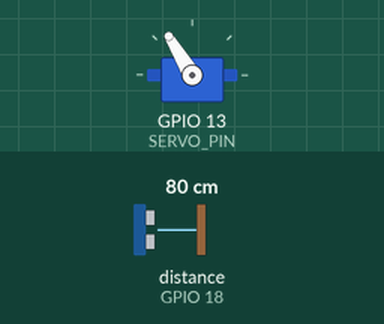
Simulated run of this sketch. Board: ESP32. Shown: servo. Wiring (inferred from the names in the program): ultrasonic range finder: trigger GPIO 5; echo GPIO 18. Inputs (shaded band) come from the test bench; at power-on: distance to the obstacle (sensor on GPIO 18) 80 cm. The echo pulse lasts 58.3 µs per cm; what the sketch prints to the serial monitor is not drawn.

Above: at 1.76 s.
1.8 s: distance to the obstacle (sensor on GPIO 18) set to 2 cm
At 2.81 s:
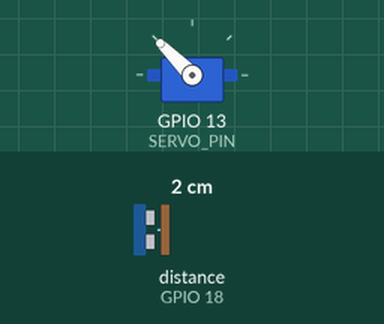
4.8 s: distance to the obstacle (sensor on GPIO 18) set to 35 cm
At 5.4 s:
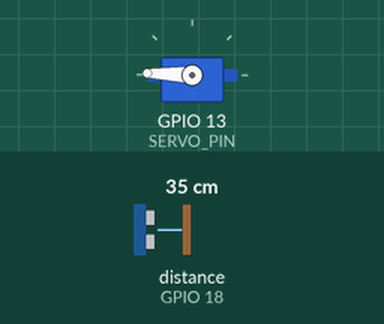
7.8 s: distance to the obstacle (sensor on GPIO 18) set to 120 cm
At 8.05 s:
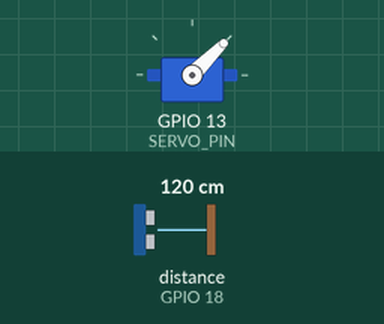
Timing chart, 0 to 16.8 s (numbered marks = the images above; inputs shaded):
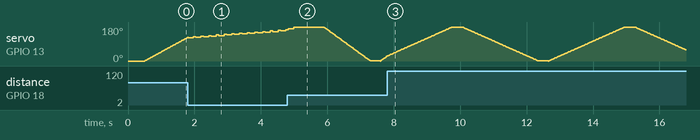

The sketch:

pidtrackerv2.ino
```cpp
#include <ESP32Servo.h>

#define SERVO_PIN   13
#define TRIG_PIN     5
#define ECHO_PIN    18

// --- Sweep settings ---
const float DETECTION_RANGE_CM = 30.0;
const int   SWEEP_DELAY_MS     = 5;      // faster sweep
const int   LOST_WAIT_MS       = 500;    // faster resume

// --- PID tuning constants ---
const float Kp = 0.8;
const float Ki = 0.0;
const float Kd = 0.3;

// --- Tracking settings ---
const int   TRACK_STEP_DEG    = 3;
const int   TRACK_DELAY_MS    = 40;
const float DEADBAND_CM       = 2.0;
const float MAX_CORRECTION    = 10.0;

Servo myServo;

int  currentAngle   =  0;
int  sweepDirection =  1;
int  lastDirection  =  1;

float pidIntegral   = 0.0;
float pidLastError  = 0.0;
unsigned long lastPidTime = 0;

enum Mode { SWEEP, TRACK };
Mode mode = SWEEP;

// -----------------------------------------------------------------------
// HELPERS
// -----------------------------------------------------------------------

float getDistance() {
  digitalWrite(TRIG_PIN, LOW);
  delayMicroseconds(2);
  digitalWrite(TRIG_PIN, HIGH);
  delayMicroseconds(10);
  digitalWrite(TRIG_PIN, LOW);

  long duration = pulseIn(ECHO_PIN, HIGH, 30000);
  if (duration == 0) return 999.0;
  return duration * 0.01715;
}

void setAngle(int angle) {
  angle = constrain(angle, 0, 180);
  myServo.write(angle);
  currentAngle = angle;
}

float sampleDistanceAt(int angle, int samples = 3) {
  setAngle(angle);
  delay(TRACK_DELAY_MS);
  float total = 0;
  for (int i = 0; i < samples; i++) {
    total += getDistance();
    delay(5);
  }
  return total / samples;
}

void resetPID() {
  pidIntegral  = 0.0;
  pidLastError = 0.0;
  lastPidTime  = millis();
}

// -----------------------------------------------------------------------
// PID TRACKER
// -----------------------------------------------------------------------

bool trackPID() {
  int leftAngle   = constrain(currentAngle - TRACK_STEP_DEG, 0, 180);
  int rightAngle  = constrain(currentAngle + TRACK_STEP_DEG, 0, 180);

  // Sample left, center, and right
  float leftDist   = sampleDistanceAt(leftAngle);
  setAngle(currentAngle);
  delay(20);
  float centerDist = sampleDistanceAt(currentAngle);  // <-- new center check
  delay(20);
  float rightDist  = sampleDistanceAt(rightAngle);
  setAngle(currentAngle);
  delay(20);

  bool leftDetected   = (leftDist   <= DETECTION_RANGE_CM);
  bool centerDetected = (centerDist <= DETECTION_RANGE_CM);
  bool rightDetected  = (rightDist  <= DETECTION_RANGE_CM);

  // Object lost on ALL three positions
  if (!leftDetected && !centerDetected && !rightDetected) return false;

  // --- Calculate error ---
  float error;

  if (centerDetected && !leftDetected && !rightDetected) {
    // Perfectly centered — no correction needed
    error = 0.0;
  } else if (leftDetected && !rightDetected) {
    error = -5.0;   // strong pull left
  } else if (rightDetected && !leftDetected) {
    error = 5.0;    // strong pull right
  } else {
    error = rightDist - leftDist;  // proportional difference
  }

  // Deadband
  if (abs(error) < DEADBAND_CM) {
    error = 0.0;
  }

  // --- Time delta ---
  unsigned long now = millis();
  float dt = (now - lastPidTime) / 1000.0;
  if (dt <= 0) dt = 0.001;
  lastPidTime = now;

  // --- P term ---
  float P = Kp * error;

  // --- I term ---
  pidIntegral += error * dt;
  pidIntegral = constrain(pidIntegral, -20.0, 20.0);
  float I = Ki * pidIntegral;

  // --- D term ---
  float derivative = (error - pidLastError) / dt;
  float D = Kd * derivative;
  pidLastError = error;

  // --- Total correction ---
  float correction = P + I + D;
  correction = constrain(correction, -MAX_CORRECTION, MAX_CORRECTION);

  int newAngle = constrain(currentAngle + (int)correction, 0, 180);
  setAngle(newAngle);

  if (correction > 0) lastDirection =  1;
  if (correction < 0) lastDirection = -1;

  Serial.print("[TRACK]  Angle: ");
  Serial.print(currentAngle);
  Serial.print("°  |  L: ");
  Serial.print(leftDist, 1);
  Serial.print("  C: ");
  Serial.print(centerDist, 1);
  Serial.print("  R: ");
  Serial.print(rightDist, 1);
  Serial.print("  |  Error: ");
  Serial.print(error, 1);
  Serial.print("  |  Correction: ");
  Serial.println(correction, 2);

  return true;
}

// -----------------------------------------------------------------------
// SETUP & MAIN LOOP
// -----------------------------------------------------------------------

void setup() {
  Serial.begin(115200);
  pinMode(TRIG_PIN, OUTPUT);
  pinMode(ECHO_PIN, INPUT);

  ESP32PWM::allocateTimer(0);
  myServo.setPeriodHertz(50);
  myServo.attach(SERVO_PIN, 500, 2500);

  setAngle(currentAngle);
  delay(500);

  Serial.println("Program is starting...");
  Serial.print("Detection range: ");
  Serial.print(DETECTION_RANGE_CM);
  Serial.println(" cm");
}

void loop() {
  if (mode == SWEEP) {
    currentAngle += sweepDirection;

    if (currentAngle >= 180) {
      currentAngle   = 180;
      sweepDirection = -1;
      delay(300);
    } else if (currentAngle <= 0) {
      currentAngle   = 0;
      sweepDirection = 1;
      delay(300);
    }

    setAngle(currentAngle);
    float dist = getDistance();

    Serial.print("[SWEEP]  Angle: ");
    Serial.print(currentAngle);
    Serial.print("°  |  Distance: ");
    Serial.print(dist, 1);
    Serial.println(" cm");

    delay(SWEEP_DELAY_MS);

    if (dist <= DETECTION_RANGE_CM) {
      Serial.print("\n*** Object detected at ");
      Serial.print(dist, 1);
      Serial.println(" cm — switching to TRACK mode ***\n");
      lastDirection = sweepDirection;
      resetPID();
      mode = TRACK;
    }

  } else if (mode == TRACK) {
    bool stillTracking = trackPID();

    if (!stillTracking) {
      Serial.print("\n*** Object lost — waiting ");
      Serial.print(LOST_WAIT_MS / 1000.0, 1);
      Serial.println("s before resuming sweep ***\n");
      delay(LOST_WAIT_MS);
      mode = SWEEP;
    }
  }
}
```
